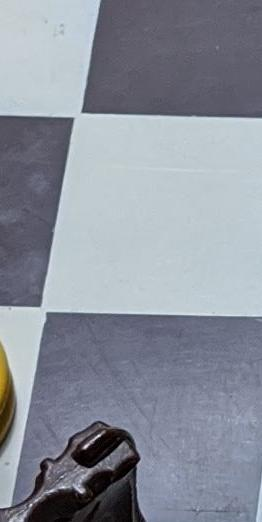
%> input picture Matlab/labeled_pieces/empty/1315.jpg, 262 x 522 px; its folder holds only this picture in this run
$ octave cropAndSave.m   (GNU Octave 9; MATLAB toolbox functions it lacks are replaced by stand-ins)
%> lines starting %> are read from the running program, lines starting %| are printed output that depends on the picture
source = 'labeled_pieces/empty/';
dest = 'labeled_pieces_cropped/empty/';
S = dir(fullfile(source,'*.jpg')); % pattern to match filenames
for k = 1:numel(S)
    F = fullfile(source,S(k).name);
    im = imread(F);
%> im is the input picture: size 522x262x3 uint8; mean R, G, B 138.8, 144.3, 155.7
    im = imresize(im,[224,224]);
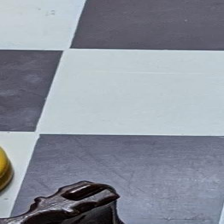
%> im: size 224x224x3 uint8; mean R, G, B 138.8, 144.3, 155.7
    im(1:57,1:224,1:3)=0;
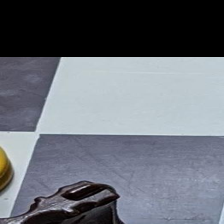
%> im: size 224x224x3 uint8; mean R, G, B 104.9, 109.5, 118.1
    im = imrotate(im, -45, 'bicubic', 'loose');
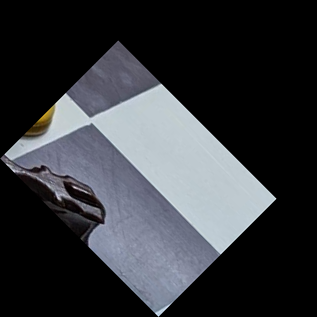
%> im: size 317x317x3 uint8; mean R, G, B 52.4, 54.7, 59.1
    im = imcrop(im,[70,70,180,180]);
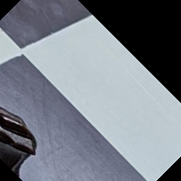
%> im: size 181x181x3 uint8; mean R, G, B 119.8, 125.6, 135
    im = imrotate(im, 45, 'bicubic', 'crop');
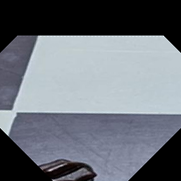
%> im: size 181x181x3 uint8; mean R, G, B 107.3, 112.5, 120.7
    im = imresize(im,[224,224]);
%> im: size 224x224x3 uint8
    imwrite(im,strcat(dest,S(k).name));
end

$ run again, on Matlab/labeled_pieces/empty/549.jpg
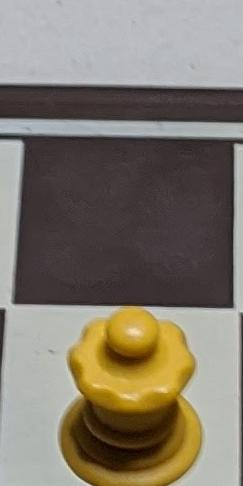
%> input picture Matlab/labeled_pieces/empty/549.jpg, 243 x 486 px
%> im is the input picture: size 486x243x3 uint8; mean R, G, B 128.6, 120.4, 107.6
%> `im = imcrop(im,[70,70,180,180]);`:
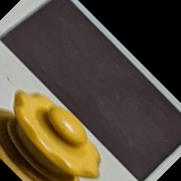
%> im: size 181x181x3 uint8; mean R, G, B 84.7, 73.7, 58.1
%> `im = imresize(im,[224,224]);`:
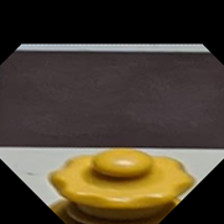
%> im: size 224x224x3 uint8; mean R, G, B 73.7, 63.7, 49.3

$ run again, on Matlab/labeled_pieces/empty/597.jpg
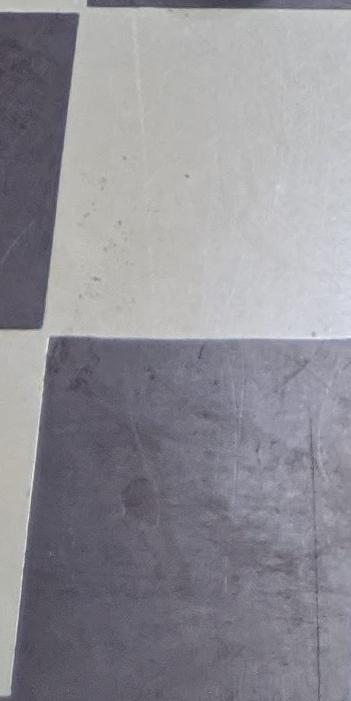
%> input picture Matlab/labeled_pieces/empty/597.jpg, 351 x 701 px
%> im is the input picture: size 701x351x3 uint8; mean R, G, B 144.2, 142.9, 149.7
%> `im = imcrop(im,[70,70,180,180]);`:
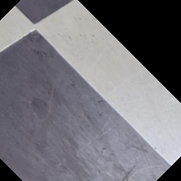
%> im: size 181x181x3 uint8; mean R, G, B 116, 114.8, 121.5
%> `im = imrotate(im, 45, 'bicubic', 'crop');`:
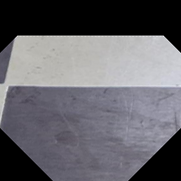
%> im: size 181x181x3 uint8; mean R, G, B 101, 100, 105.7

$ run again, on Matlab/labeled_pieces/empty/607.jpg
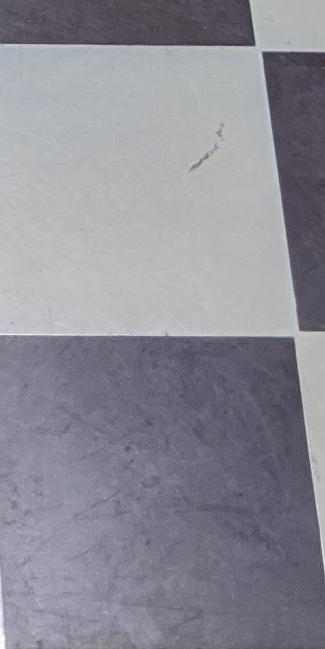
%> input picture Matlab/labeled_pieces/empty/607.jpg, 325 x 649 px
%> im is the input picture: size 649x325x3 uint8; mean R, G, B 140.8, 139.9, 149.2
%> `im = imcrop(im,[70,70,180,180]);`:
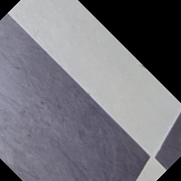
%> im: size 181x181x3 uint8; mean R, G, B 115.9, 115, 122.6
%> `im = imrotate(im, 45, 'bicubic', 'crop');`:
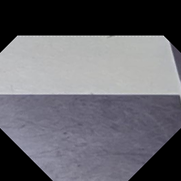
%> im: size 181x181x3 uint8; mean R, G, B 101.3, 100.6, 107.2
